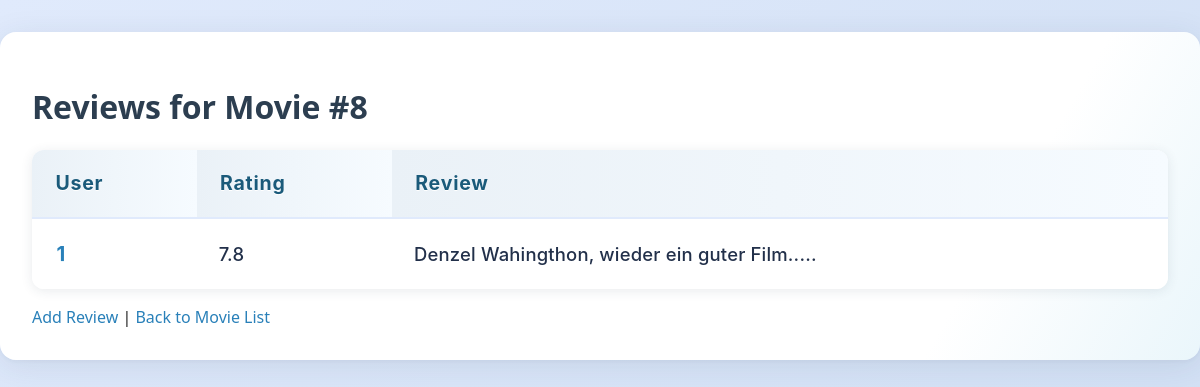
/movies/8/reviews, run on the app's committed database.
### datamanager/models.py (models this page shows)
class Review(Base):
    __tablename__ = 'reviews'
    id = Column(Integer, primary_key=True)
    user_id = Column(Integer, ForeignKey('users.id'), nullable=False)
    movie_id = Column(Integer, ForeignKey('movies.id'), nullable=False)
    review_text = Column(Text, nullable=False)
    rating = Column(Float, nullable=False)
    user = relationship('User', back_populates='reviews')
    movie = relationship('Movie', back_populates='reviews')

### app.py (the view)
@app.route('/movies/<int:movie_id>/reviews', methods=['GET'])
def movie_reviews(movie_id):
    reviews = data_manager.get_reviews_for_movie(movie_id)
    all_movies = data_manager.get_all_movies()
    movie = next((m for m in all_movies if m.id == movie_id), None)
    user_id = movie.user_id if movie else 1
    back_url = get_back_url(request, session, url_for('movie_reviews', movie_id=movie_id))
    return render_template('reviews.html', reviews=reviews, movie_id=movie_id, user_id=user_id, back_url=back_url)

### app.py (called while the page is built)
@app.before_request
def store_referrer():
    if request.method == 'GET' and not request.path.startswith('/static'):
        session['last_url'] = request.referrer if request.referrer else url_for(
            'home')

### datamanager/sqlite_data_manager.py (called while the page is built)
    def get_reviews_for_movie(self, movie_id):
        session = self.Session()
        reviews = session.query(Review).filter_by(movie_id=movie_id).all()
        session.close()
        return reviews

    def get_all_movies(self):
        session = self.Session()
        movies = session.query(Movie).all()
        session.close()
        return movies

### utils.py (called while the page is built)
def get_back_url(request, session, default_url: str) -> str:
    return request.args.get('back') or session.get('last_url') or default_url

### templates/reviews.html (shortened to what this page needs)
<!DOCTYPE html>
<html lang="en">
<head>
    <link rel="stylesheet" href="{{ url_for('static', filename='style.css') }}">
</head>
<body>
<div class="container">
    <h1>Reviews for Movie #{{ movie_id }}</h1>
    {% if reviews %}
        <table>
            <thead>
                <tr>
                    <th>User</th>
                    <th>Rating</th>
                    <th>Review</th>
                </tr>
            </thead>
            <tbody>
                {% for review in reviews %}
                <tr>
                    <td>{{ review.user_id }}</td>
                    <td>{{ review.rating }}</td>
                    <td>{{ review.review_text }}</td>
                </tr>
                {% endfor %}
            </tbody>
        </table>
    {% else %}
        <p>No reviews yet for this movie.</p>
    {% endif %}
    <a href="{{ url_for('add_review', movie_id=movie_id) }}">Add Review</a> |
    <a href="{{ url_for('user_movies', user_id=reviews[0].user_id if reviews else 1) }}">Back to Movie List</a>
</div>
</body>
</html>

### static/style.css (style rules this page uses)
body { font-family: 'Segoe UI', Arial, sans-serif; background: linear-gradient(135deg, #e0eafc 0%, #cfdef3 100%); color: #222; margin: 0; padding: 0; min-height: 100vh; }
h1, h2, h3 { color: #2c3e50; }
.container { max-width: 1300px; margin: 2em auto; background: linear-gradient(120deg, #ffffff 80%, #eaf6fb 100%); padding: 2em; border-radius: 16px; box-shadow: 0 6px 32px rgba(44, 62, 80, 0.10), 0 1.5px 4px rgba(44,62,80,0.04); position: relative; z-index: 1; }
a { color: #2980b9; text-decoration: none; transition: color 0.2s; }
table { width: 100%; border-collapse: collapse; margin-bottom: 1em; background: #fff; border-radius: 12px; overflow: hidden; box-shadow: 0 2px 12px rgba(44,62,80,0.10); font-family: 'Inter', 'Segoe UI', Arial, sans-serif; font-size: 1.08em; letter-spacing: 0.01em; }
th, td { border: none; padding: 1.1em 1.2em; text-align: left; font-weight: 500; color: #22304a; }
th { background: linear-gradient(90deg, #eaf1f7 0%, #f6fbff 100%); font-size: 1.13em; font-weight: 700; letter-spacing: 0.04em; color: #1a5a7a; text-shadow: 0 1px 0 #fff; border-bottom: 2px solid #e0eafc; }
td { background: #fafdff; font-size: 1.07em; font-weight: 500; color: #22304a; border-bottom: 1.5px solid #e0eafc; vertical-align: middle; }
tr:last-child td { border-bottom: none; }
tr:nth-child(odd) td { background: #ffffff; }
td:first-child { font-size: 1.18em; font-weight: 700; color: #2980b9; letter-spacing: 0.03em; text-shadow: 0 1px 0 #eaf6fb; }

### data on the page
Review: user_id "1", rating "7.8", review_text "Denzel Wahingthon, wieder ein guter Film....."

### other printed values
{{ movie_id }} "8"
